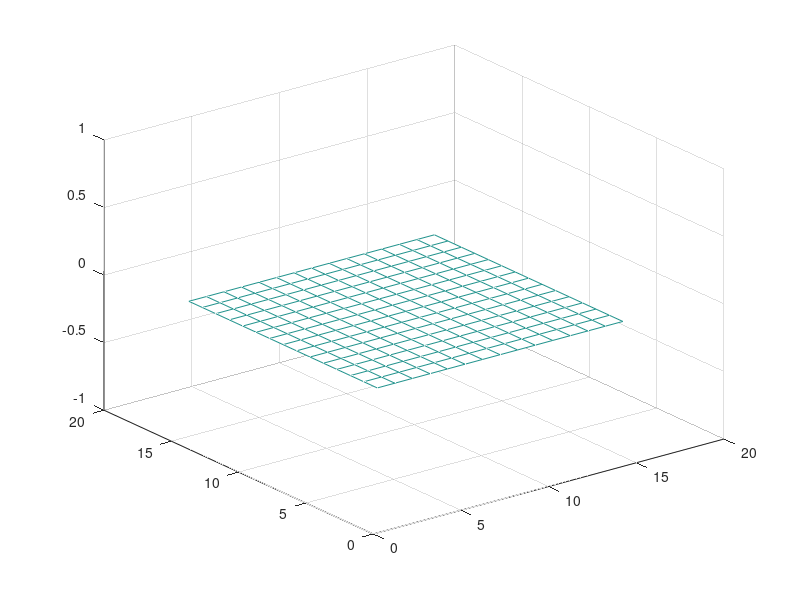

Source code (MATLAB):
% Like standard but we reduce resolution until accuracy falls below a
% certain threshold.

clear;clc;

img_proportions = [3,4];
resolution_multipliers = 1:15;
peoples = 2:2:30;
tries = 20;
accuracies = zeros(length(resolution_multipliers),length(peoples));


for i = 1:length(resolution_multipliers)
    for j = 1:length(peoples)
        successes = 0;
        resolution = img_proportions * resolution_multipliers(i);
        try

            for k = 1:tries
                emotions = 1:14;
                chosen_people = randperm(200,peoples(j));
                chosen_p = randperm(length(chosen_people),1);
                chosen_e = randperm(length(emotions),1);
        
                img_name = "datasets/FEI_face_database/combined/"+ num2str(chosen_people(chosen_p)) + "-" + num2str(emotions(chosen_e),'%02d') +".jpg";
                img = imread(img_name);
                img_mod = rgb2gray(imresize(img,resolution));
                z = double(img_mod(:));
        
                emotions(chosen_e) = []; 
                T = process_images(resolution,chosen_people,emotions,true);
                [p,~] = classify(T,z);
                if p == chosen_p
                    successes = successes + 1;
                    fprintf("✓")
                else
                    fprintf("x")
                end
            end

        catch
            successes = 0;
        end
        accuracies(i,j) = successes/tries;
        fprintf(" ")
    end
    fprintf("\n")
end
%things


figure
mesh(accuracies)
